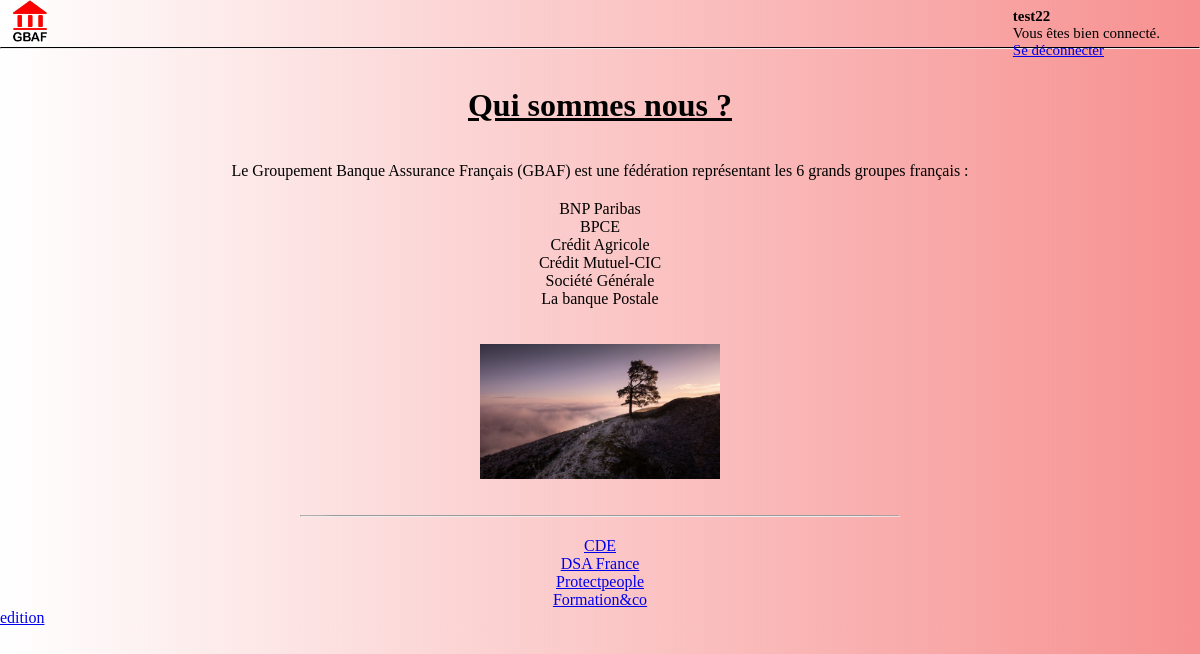
The app's page /home.php (signed in) with its own data.
### tables this page shows
CREATE TABLE `articles` (
  `id` int(11) NOT NULL,
  `titre` varchar(255) NOT NULL,
  `contenu` text NOT NULL,
  `image` varchar(255) NOT NULL
);

### home.php (the view, shortened to what this page needs)
<?php
$bdd = new PDO("mysql:host=localhost;dbname=phplogin;charset=utf8", "root", "root");
$articles = $bdd->query('SELECT * FROM articles ORDER BY id DESC');
?>
<!DOCTYPE html>
<html>
	<head>
	<?php include("header.php"); ?>
	</head>
<body>
	<br><h1 class="center"> <u>Qui sommes nous ?</u></h1>
<div class="center">
	<br><p> Le Groupement Banque Assurance Français (GBAF) est une fédération
  représentant les 6 grands groupes français :<p>
  <ul class="center">
    <li>BNP Paribas</li>
    <li>BPCE</li>
    <li>Crédit Agricole</li>
    <li>Crédit Mutuel-CIC</li>
    <li>Société Générale</li>
    <li>La banque Postale</li><br><br>
  </ul>
</div>
  <img src="Landscape.jpeg" class="img2" alt=""><br><br>
  <hr class="center">
    <div class="center">
<ul>
	      <?php while($a = $articles->fetch()) { ?>
	      <li><a href="article.php?id=<?= $a['id'] ?>"><?= $a['titre'] ?></a></li>
	      <?php } ?>
        </div>
        <p><a href="edition.php">edition</a></p>
</body>
</html>

### styleHome.css (style rules this page uses)
* { margin:0; padding: 0; box-sizing: border-box; }
html { background-image: linear-gradient(to right, rgba(255,0,0,0), rgb(247, 144, 144)); }
.img2 { width: 20%; margin-left: auto; display: flex; margin-right: auto; }
.center { text-align: center; margin-top: 20px; }
hr.center { margin: auto; width: 50%; border-radius: 20%; }

### records on screen
articles: titre "CDE"
articles: titre "DSA France"
articles: titre "Protectpeople"
articles: titre "Formation&co"

### other values on screen
$_SESSION['name'] "test22"
